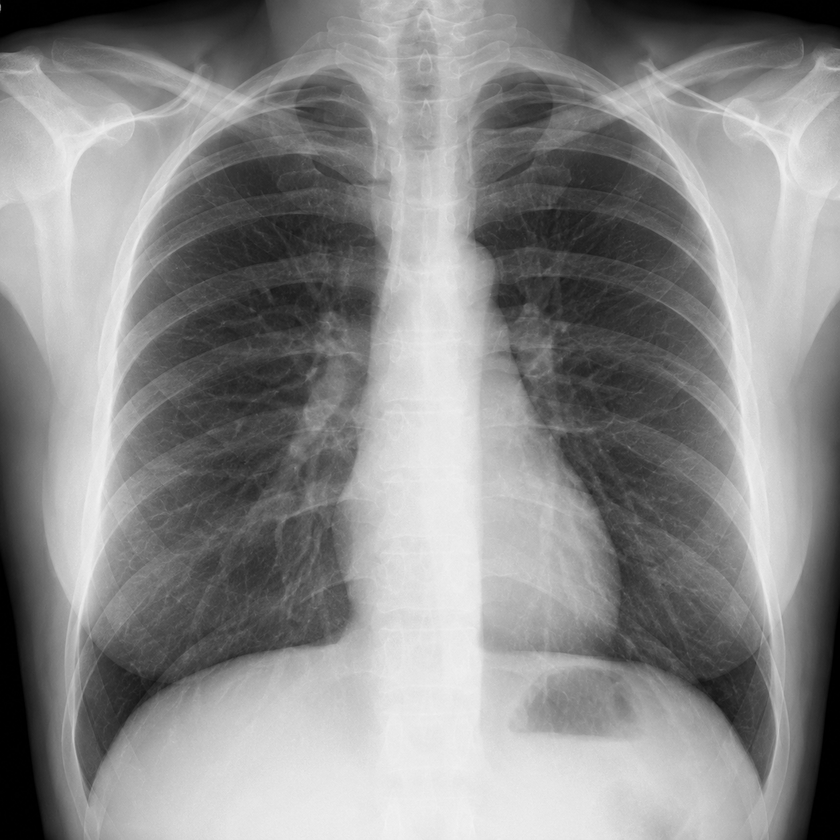
#> input picture images/example_original.png, 840 x 840 px, shrunk from 1254 x 1254 before the run; its folder holds only this picture in this run
$ python -i pipeline.py   (imports and definitions only)
#> lines starting #> are read from the running program, lines starting #| are printed output that depends on the picture
import cv2
import glob
import time
from pathlib import Path


# [1 line not run here, left out]


def process_image(input_path: str) -> dict:

#> called with input_path = 'images/example_original.png'
    t_start = time.perf_counter()

    result = {
        "input_path": input_path,
        "original_size": None,
        "duration_s": None,
        "histogram": None,
        "success": False,
        "error": None,
    }

    try:
        # 1. Bild laden + Graustufen
        img = cv2.imread(input_path, cv2.IMREAD_GRAYSCALE)
#> img is the input picture: shape (840, 840); min 0, max 243, mean 137.8
        if img is None:
            raise FileNotFoundError(f"Bild konnte nicht geladen werden: {input_path}")

        # Originalgröße speichern (für Lastanalyse bei variablen Auflösungen)
        h, w = img.shape[:2]
#> h = 840; w = 840
        result["original_size"] = (w, h)

        # 2. Median-Filter (5x5)
        img = cv2.medianBlur(img, 5)

        # 3. CLAHE
        clahe = cv2.createCLAHE(clipLimit=2.0, tileGridSize=(8, 8))
        img = clahe.apply(img)
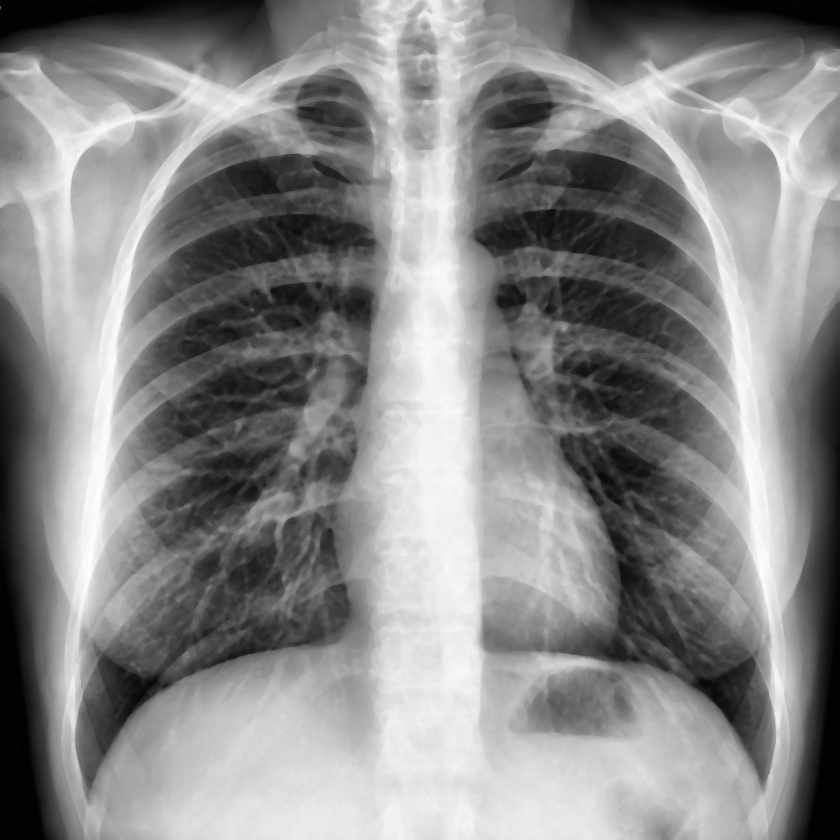
#> img: shape (840, 840); min 1, max 253, mean 136.8

        # 4. Gauß-Filter (3x3)
        img = cv2.GaussianBlur(img, (3, 3), 0)

        # 5. Histogramm
        hist = cv2.calcHist([img], [0], None, [256], [0, 256]).flatten().tolist()
#> hist = 256 values, max 12232 at index 2, min 0 at index 0, mean 2756.2

        result["histogram"] = hist
        result["success"] = True

    except Exception as e:
        result["error"] = str(e)

    result["duration_s"] = time.perf_counter() - t_start
    return result


def get_image_paths(input_dir: str, limit: int = None) -> list:
    patterns = ["*.png", "*.jpg", "*.jpeg", "*.PNG", "*.JPG", "*.JPEG"]
    all_files = set()
    for pattern in patterns:
        all_files.update(glob.glob(str(Path(input_dir) / pattern)))

    sorted_files = sorted(all_files, key=lambda p: Path(p).name)

    if limit is not None:
        sorted_files = sorted_files[:limit]

    return sorted_files

>>> result = process_image('images/example_original.png')
#> result = 6 items
